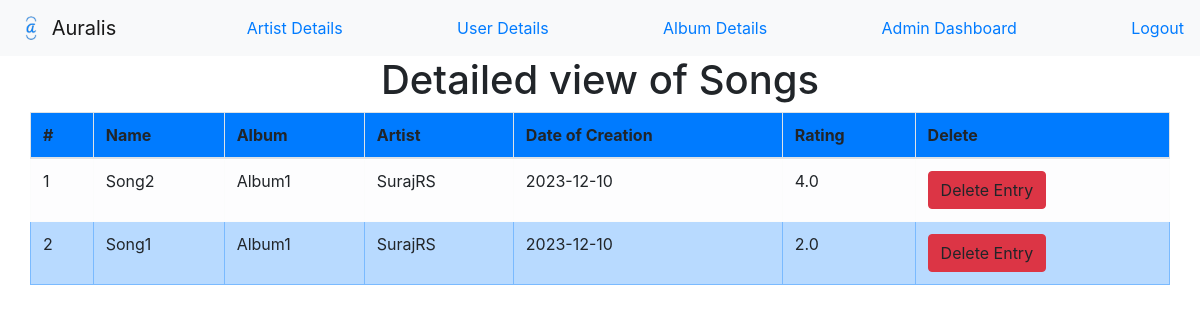
The app's page /detail/song (signed in), older data.
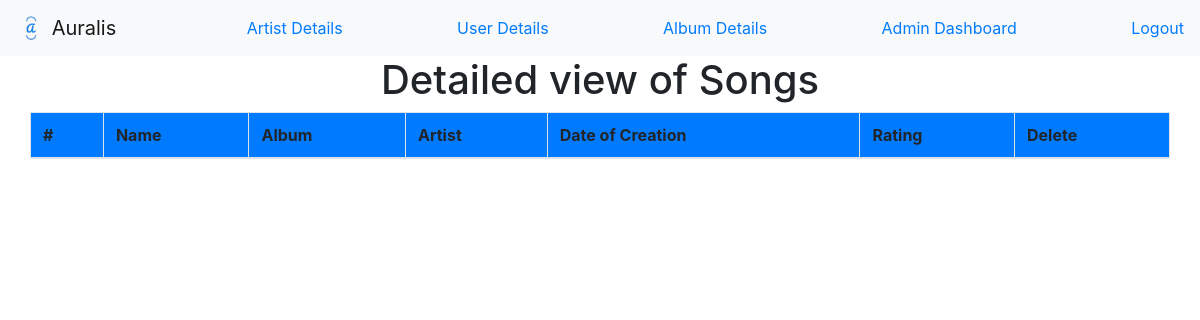
The same page, newer data.
### main.py (models this page shows)
class Song(db.Model):
  id = db.Column(db.Integer, primary_key=True, autoincrement=True)
  name = db.Column(db.String(255))
  artist_name = db.Column(db.String(80), db.ForeignKey('artist.username'))
  album_id = db.Column(db.Integer, db.ForeignKey('album.id'))
  path = db.Column(db.String(255))
  song_image = db.Column(db.String(120))
  time = db.Column(db.DateTime)

class Album(db.Model):
  id = db.Column(db.Integer, primary_key=True, autoincrement=True)
  name = db.Column(db.String(255))
  artist_name = db.Column(db.String(80), db.ForeignKey('artist.username'))
  album_picture = db.Column(db.String(120))
  time = db.Column(db.DateTime)
  songs = db.relationship('Song',
                          backref='album',
                          cascade='all, delete-orphan')

### main.py (the view)
@app.route('/detail/song', methods=['GET'])
def detail_song():
  if session['admin']:
    songs = Song.query.all()
    songs = add_rating_songs(songs)
    return render_template("detailed_view_song.html", songs=songs)

### main.py (called while the page is built)
def add_rating_songs(songs):
  for song in songs:
    ratings = Ratings.query.filter_by(song_id=song.id).all()
    sum_r = sum(rating.rating for rating in ratings)
    song.rating = round((sum_r / len(ratings)), 2) if ratings else 0
  songs.sort(key=lambda x: x.rating, reverse=True)
  return songs

### templates/detailed_view_song.html (shortened to what this page needs)
<html>
 <head>
   {% include "base.html" %}
   <nav class="navbar navbar-light bg-light">
     <a class="navbar-brand" href="#">
       <img src="{{ url_for('static', filename='favicon.png') }}" width="30" height="30" class="d-inline-block align-top" alt="">
       Auralis
     </a>
   <a href="{{ url_for('detail_artist') }}">Artist Details</a><a href="{{ url_for('detail_user') }}">User Details </a><a href="{{ url_for('detail_album') }}">Album Details </a><a href="{{ url_for('admin_dashboard') }}">Admin Dashboard </a><a href="{{ url_for('index') }}">Logout</a>
   </nav>
   <h1 class="text-center">Detailed view of Songs</h1>
 </head>
<table class="table table-bordered border-primary  container">
  <thead class="thead bg-primary">
    <tr>
      <th>#</th>
      <th>Name</th>
      <th>Album</th>
      <th>Artist</th>
      <th>Date of Creation</th>
      <th>Rating</th>
      <th>Delete </th>
    </tr>
  </thead>
  <tbody>
    {% for row in songs %}
    {%if loop.index % 2==0 %}
  <tr class="table-primary ">
    <td> {{loop.index}} </td>
    <td> {{row.name}} </td>
    <td>{{row.album.name}}</td>
    <td> {{row.artist_name}} </td>
    <td> {{row.time.date()}}</td>
    <td>{{row.rating}}</td>
    <td> <a class="btn btn-danger deleteButton" data-id={{row.id}}>Delete Entry</a>
</td>
  </tr>
    {% else %}
    <tr class="table-light">
        <td> {{loop.index}} </td>
        <td> {{row.name}} </td>
        <td>{{row.album.name}}</td>
        <td> {{row.artist_name}} </td>
        <td> {{row.time.date()}}</td>
        <td>{{row.rating}}</td>
        <td> <a class="btn btn-danger deleteButton" data-id={{row.id}}>Delete Entry</a>
    </td>
    </tr>
    {% endif %}
    {% endfor %}
  </tbody>
</table>
  </html>

Row changes from the older to the newer data that the page shows:
removed Song: name "Song2", album.name "Album1", artist_name "SurajRS", time "2023-12-10", rating "4.0"
removed Song: name "Song1", album.name "Album1", artist_name "SurajRS", time "2023-12-10", rating "2.0"
